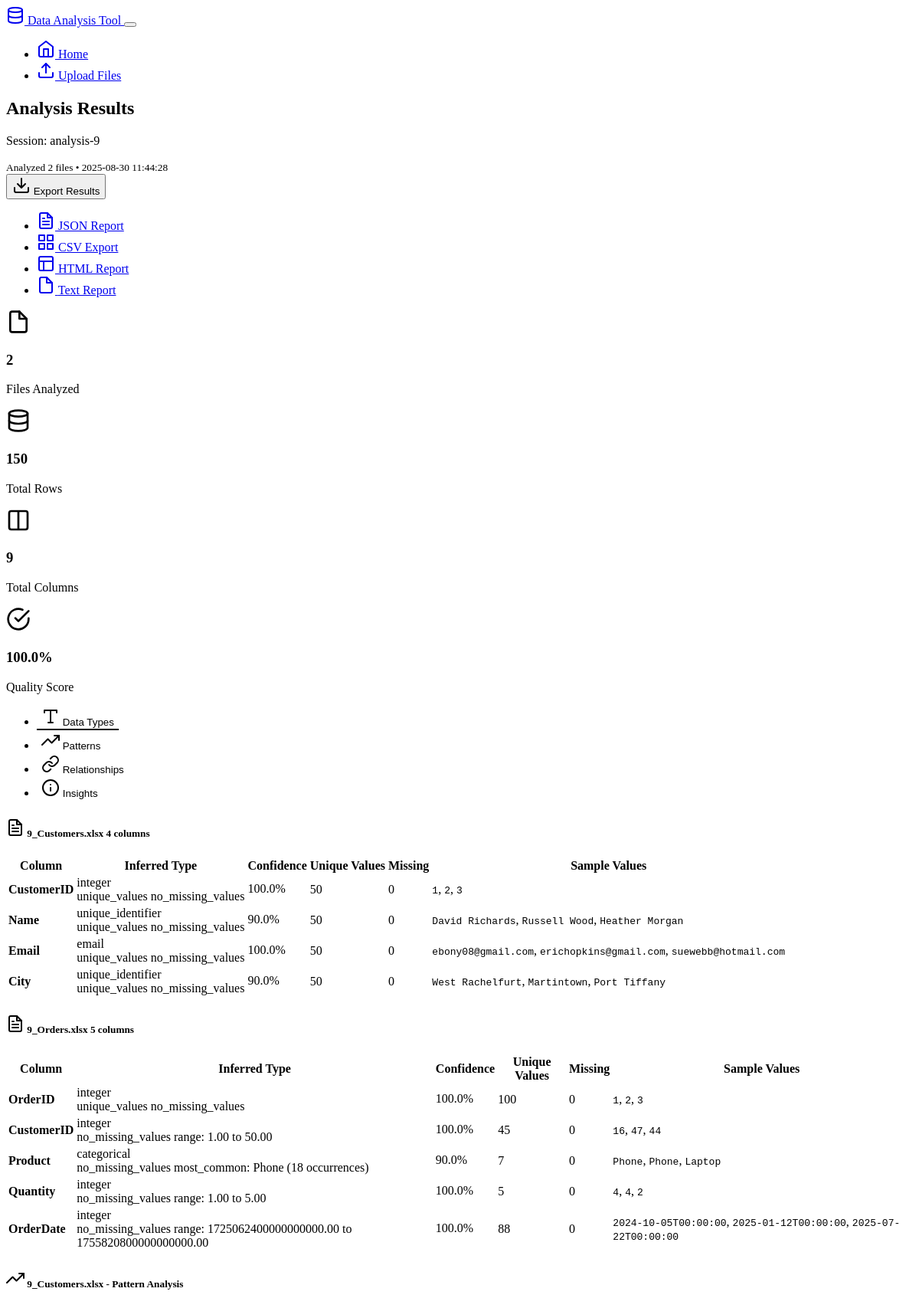
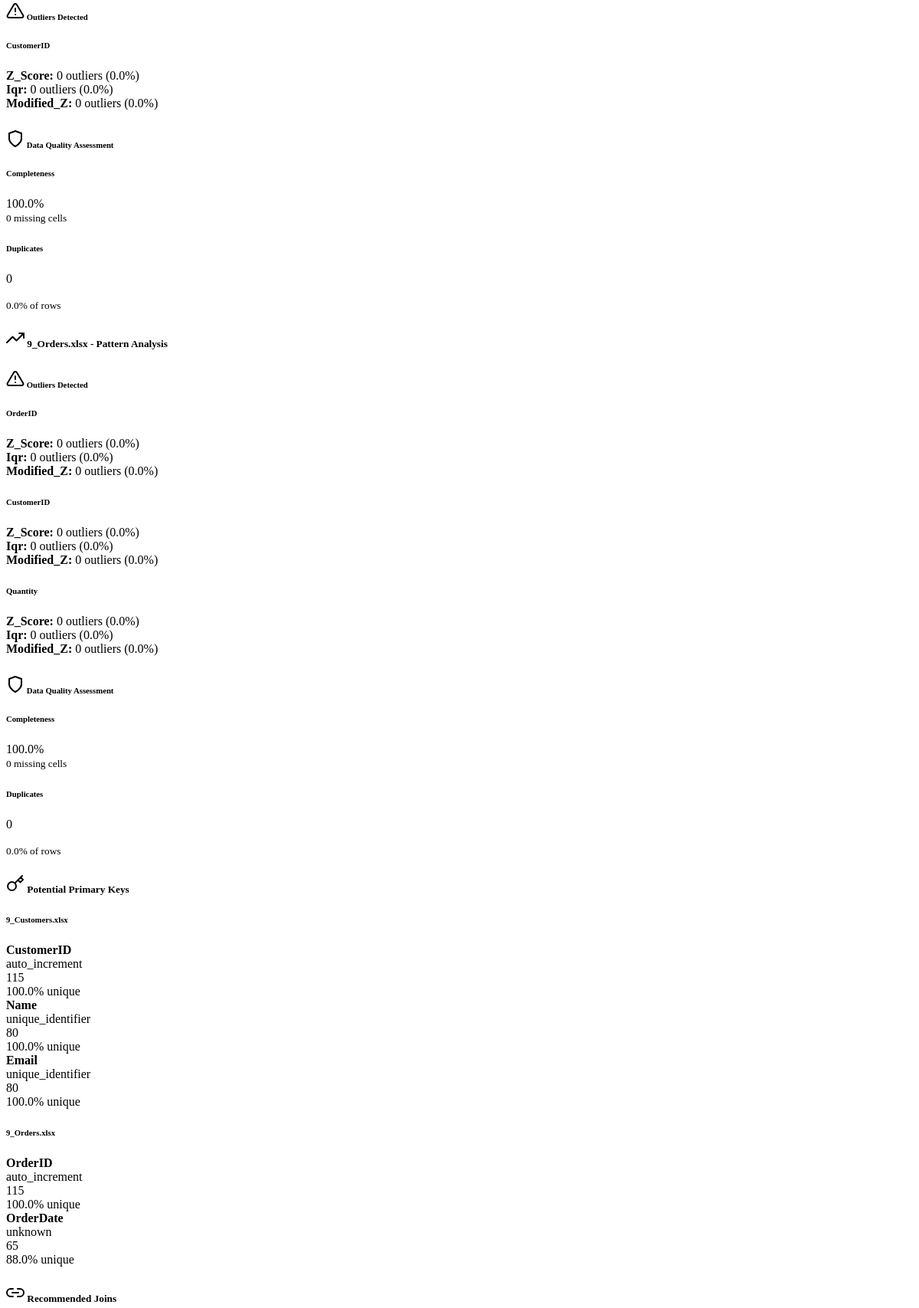
The page /session/9 (upper part) on the database its author committed (2 pictures, top to bottom).
### models.py (models this page shows, shortened)
class AnalysisSession(db.Model):
    id = db.Column(db.Integer, primary_key=True)
    session_name = db.Column(db.String(255), nullable=False)
    created_at = db.Column(db.DateTime, default=datetime.utcnow)
    file_count = db.Column(db.Integer, default=0)
    analysis_results = db.Column(db.Text)  # JSON string of results
    def get_results(self):
        if self.analysis_results:
            return json.loads(self.analysis_results)
        return {}

### routes.py (the view)
    @app.route('/session/<int:session_id>')
    def view_session(session_id):
        session = AnalysisSession.query.get_or_404(session_id)
        results = session.get_results()
        if not results:
            flash('No analysis results found for this session', 'warning')
            return redirect(url_for('index'))
        return render_template('analysis.html',
                             session=session,
                             results=results)

### templates/analysis.html (shortened to what this page needs)
{% extends "base.html" %}
{% block content %}
<div class="d-flex justify-content-between align-items-center mb-4">
    <div>
        <h2>Analysis Results</h2>
        <p class="text-muted mb-0">Session: {{ session.session_name }}</p>
        <small class="text-muted">
            Analyzed {{ session.file_count }} files •
            {{ session.created_at.strftime('%Y-%m-%d %H:%M:%S') }}
        </small>
    </div>
    <div class="btn-group">
        <button type="button" class="btn btn-primary dropdown-toggle" data-bs-toggle="dropdown">
            <i data-feather="download"></i> Export Results
        </button>
        <ul class="dropdown-menu">
            <li><a class="dropdown-item" href="{{ url_for('export_results', session_id=session.id, format='json') }}">
                <i data-feather="file-text"></i> JSON Report
            </a></li>
            <li><a class="dropdown-item" href="{{ url_for('export_results', session_id=session.id, format='csv') }}">
                <i data-feather="grid"></i> CSV Export
            </a></li>
            <li><a class="dropdown-item" href="{{ url_for('export_results', session_id=session.id, format='html') }}">
                <i data-feather="layout"></i> HTML Report
            </a></li>
            <li><a class="dropdown-item" href="{{ url_for('export_results', session_id=session.id, format='txt') }}">
                <i data-feather="file"></i> Text Report
            </a></li>
        </ul>
    </div>
</div>
{% if results.summary %}
<div class="row mb-4">
    <div class="col-md-3">
        <div class="card bg-primary text-white">
            <div class="card-body text-center">
                <i data-feather="file" style="width: 32px; height: 32px;" class="mb-2"></i>
                <h3 class="mb-1">{{ results.summary.total_files }}</h3>
                <p class="mb-0">Files Analyzed</p>
            </div>
        </div>
    </div>
    <div class="col-md-3">
        <div class="card bg-success text-white">
            <div class="card-body text-center">
                <i data-feather="database" style="width: 32px; height: 32px;" class="mb-2"></i>
                <h3 class="mb-1">{{ results.summary.total_rows }}</h3>
                <p class="mb-0">Total Rows</p>
            </div>
        </div>
    </div>
    <div class="col-md-3">
        <div class="card bg-warning text-white">
            <div class="card-body text-center">
                <i data-feather="columns" style="width: 32px; height: 32px;" class="mb-2"></i>
                <h3 class="mb-1">{{ results.summary.total_columns }}</h3>
                <p class="mb-0">Total Columns</p>
            </div>
        </div>
    </div>
    <div class="col-md-3">
        <div class="card bg-info text-white">
            <div class="card-body text-center">
                <i data-feather="check-circle" style="width: 32px; height: 32px;" class="mb-2"></i>
                <h3 class="mb-1">{{ "%.1f"|format(results.summary.data_quality_score) }}%</h3>
                <p class="mb-0">Quality Score</p>
            </div>
        </div>
    </div>
</div>
{% endif %}
<ul class="nav nav-tabs mb-4" id="analysisTab" role="tablist">
    <li class="nav-item" role="presentation">
        <button class="nav-link active" id="data-types-tab" data-bs-toggle="tab" data-bs-target="#data-types" type="button">
            <i data-feather="type"></i> Data Types
        </button>
    </li>
    <li class="nav-item" role="presentation">
        <button class="nav-link" id="patterns-tab" data-bs-toggle="tab" data-bs-target="#patterns" type="button">
            <i data-feather="trending-up"></i> Patterns
        </button>
    </li>
    {% if results.relationships %}
    <li class="nav-item" role="presentation">
        <button class="nav-link" id="relationships-tab" data-bs-toggle="tab" data-bs-target="#relationships" type="button">
            <i data-feather="link"></i> Relationships
        </button>
    </li>
    {% endif %}
    <li class="nav-item" role="presentation">
        <button class="nav-link" id="insights-tab" data-bs-toggle="tab" data-bs-target="#insights" type="button">
            <i data-feather="info"></i> Insights
        </button>
    </li>
</ul>
<div class="tab-content" id="analysisTabContent">
    <div class="tab-pane fade show active" id="data-types" role="tabpanel">
        {% if results.data_types %}
            {% for filename, file_results in results.data_types.items() %}
            <div class="card mb-4">
                <div class="card-header">
                    <h5 class="mb-0">
                        <i data-feather="file-text"></i> {{ filename }}
                        <span class="badge bg-secondary ms-2">{{ file_results|length }} columns</span>
                    </h5>
                </div>
                <div class="card-body">
                    <div class="table-responsive">
                        <table class="table table-hover">
                            <thead>
                                <tr>
                                    <th>Column</th>
                                    <th>Inferred Type</th>
                                    <th>Confidence</th>
                                    <th>Unique Values</th>
                                    <th>Missing</th>
                                    <th>Sample Values</th>
                                </tr>
                            </thead>
                            <tbody>
                                {% for column, analysis in file_results.items() %}
                                <tr>
                                    <td><strong>{{ column }}</strong></td>
                                    <td>
                                        <span class="badge bg-primary">{{ analysis.inferred_type }}</span>
                                        {% if analysis.characteristics %}
                                            <div class="small text-muted mt-1">
                                                {% for char in analysis.characteristics[:2] %}
                                                    <span class="badge bg-secondary me-1">{{ char }}</span>
                                                {% endfor %}
                                            </div>
                                        {% endif %}
                                    </td>
                                    <td>
                                        <div class="progress" style="height: 20px;">
                                            <div class="progress-bar" style="width: {{ (analysis.confidence * 100)|round }}%">
                                                {{ "%.1f"|format(analysis.confidence * 100) }}%
                                            </div>
                                        </div>
                                    </td>
                                    <td>{{ analysis.unique_count }}</td>
                                    <td>
                                        {% if analysis.null_count > 0 %}
                                            <span class="text-warning">{{ analysis.null_count }}</span>
                                        {% else %}
                                            <span class="text-success">0</span>
                                        {% endif %}
                                    </td>
                                    <td>
                                        <div class="small text-muted">
                                            {% for value in analysis.sample_values[:3] %}
                                                <code>{{ value }}</code>{% if not loop.last %}, {% endif %}
                                            {% endfor %}
                                        </div>
                                    </td>
                                </tr>
                                {% endfor %}
                            </tbody>
                        </table>
                    </div>
                </div>
            </div>
            {% endfor %}
        {% endif %}
    </div>
    <div class="tab-pane fade" id="patterns" role="tabpanel">
        {% if results.patterns %}
            {% for filename, pattern_data in results.patterns.items() %}
            <div class="card mb-4">
                <div class="card-header">
                    <h5 class="mb-0">
                        <i data-feather="trending-up"></i> {{ filename }} - Pattern Analysis
                    </h5>
                </div>
                <div class="card-body">
                    {% if pattern_data.outliers %}
                    <div class="mb-4">
                        <h6><i data-feather="alert-triangle" class="text-warning"></i> Outliers Detected</h6>
                        <div class="row">
                            {% for column, outlier_info in pattern_data.outliers.items() %}
                            <div class="col-md-6 mb-3">
                                <div class="border rounded p-3">
                                    <h6 class="mb-2">{{ column }}</h6>
                                    {% for method, details in outlier_info.items() %}
                                    <div class="small mb-2">
                                        <strong>{{ method.title() }}:</strong>
                                        {{ details.count }} outliers ({{ "%.1f"|format(details.percentage) }}%)
                                    </div>
                                    {% endfor %}
                                </div>
                            </div>
                            {% endfor %}
                        </div>
                    </div>
                    {% endif %}
                    {% if pattern_data.data_quality %}
                    <div class="mb-4">
                        <h6><i data-feather="shield" class="text-info"></i> Data Quality Assessment</h6>
                        <div class="row">
                            <div class="col-md-6">
                                <div class="card bg-body-secondary">
                                    <div class="card-body">
                                        <h6>Completeness</h6>
                                        <div class="progress">
                                            <div class="progress-bar bg-success" style="width: {{ pattern_data.data_quality.completeness.score }}%">
                                                {{ "%.1f"|format(pattern_data.data_quality.completeness.score) }}%
                                            </div>
                                        </div>
                                        <small class="text-muted">
                                            {{ pattern_data.data_quality.completeness.missing_cells }} missing cells
                                        </small>
                                    </div>
                                </div>
                            </div>
                            <div class="col-md-6">
                                <div class="card bg-body-secondary">
                                    <div class="card-body">
                                        <h6>Duplicates</h6>
                                        <p class="h5 text-warning mb-1">{{ pattern_data.data_quality.consistency.duplicate_rows.count }}</p>
                                        <small class="text-muted">
                                            {{ "%.1f"|format(pattern_data.data_quality.consistency.duplicate_rows.percentage) }}% of rows
                                        </small>
                                    </div>
                                </div>
                            </div>
                        </div>
                    </div>
                    {% endif %}
                </div>
            </div>
            {% endfor %}
        {% endif %}
    </div>
    {% if results.relationships %}
    <div class="tab-pane fade" id="relationships" role="tabpanel">
        <div class="row">
            {% if results.relationships.potential_keys %}
            <div class="col-lg-6 mb-4">
                <div class="card">
                    <div class="card-header">
                        <h5 class="mb-0">
                            <i data-feather="key"></i> Potential Primary Keys
                        </h5>
                    </div>
                    <div class="card-body">
                        {% for table_name, keys in results.relationships.potential_keys.items() %}
                        <div class="mb-3">
                            <h6>{{ table_name }}</h6>
                            {% if keys %}
                                {% for key in keys[:3] %}
                                <div class="d-flex justify-content-between align-items-center p-2 border rounded mb-2">
                                    <div>
                                        <strong>{{ key.column }}</strong>
                                        <div class="small text-muted">{{ key.key_type }}</div>
                                    </div>
                                    <div class="text-end">
                                        <span class="badge bg-primary">{{ "%.0f"|format(key.score) }}</span>
                                        <div class="small text-muted">{{ "%.1f"|format(key.uniqueness * 100) }}% unique</div>
                                    </div>
                                </div>
                                {% endfor %}
                            {% else %}
                                <p class="text-muted small">No strong primary key candidates found</p>
                            {% endif %}
                        </div>
                        {% endfor %}
                    </div>
                </div>
            </div>
            {% endif %}
            {% if results.relationships.join_suggestions %}
            <div class="col-lg-6 mb-4">
                <div class="card">
                    <div class="card-header">
                        <h5 class="mb-0">
                            <i data-feather="link-2"></i> Recommended Joins
                        </h5>
                    </div>
                </div>
            </div>
            {% endif %}
        </div>
    </div>
    {% endif %}
</div>
{% endblock %}

### static/css/custom.css (style rules this page uses)
.progress { background-color: rgba(var(--bs-secondary-rgb), 0.2); }
.progress-bar { transition: width 0.6s ease; }
.badge { transition: all 0.2s ease; }
.table tbody tr { transition: background-color 0.2s ease; cursor: pointer; }
.nav-tabs .nav-link { border: none; border-bottom: 2px solid transparent; background: none; color: var(--bs-body-color); transition: all 0.3s ease; }
.nav-tabs .nav-link.active { border-bottom-color: var(--bs-primary); background-color: rgba(var(--bs-primary-rgb), 0.1); color: var(--bs-primary); }

### rows shown on the page
AnalysisSession: session_name "analysis-9", file_count "2", created_at "2025-08-30 11:44:28"

### other values the page prints
{{ results.summary.total_files }} "2"
{{ results.summary.total_rows }} "150"
{{ results.summary.total_columns }} "9"
{{ "%.1f"|format(results.summary.data_quality_score) }} "100.0"
{{ filename }} "9_Customers.xlsx" "9_Orders.xlsx"
{{ file_results|length }} "4" "5"
{{ column }} "CustomerID" "Name" "Email" "City" "OrderID" "CustomerID" "Product" "Quantity" "OrderDate"
{{ analysis.inferred_type }} "integer" "unique_identifier" "email" "unique_identifier" "integer" "integer" "categorical" "integer" "integer"
{{ char }} "unique_values" "no_missing_values" "unique_values" "no_missing_values" "unique_values" "no_missing_values" "unique_values" "no_missing_values" "unique_values" "no_missing_values" "no_missing_values" "range: 1.00 to 50.00" "no_missing_values" "most_common: Phone (18 occurrences)" "no_missing_values" "range: 1.00 to 5.00" "no_missing_values" "range: 1725062400000000000.00 to 1755820800000000000.00"
{{ "%.1f"|format(analysis.confidence * 100) }} "100.0" "90.0" "100.0" "90.0" "100.0" "100.0" "90.0" "100.0" "100.0"
{{ analysis.unique_count }} "50" "50" "50" "50" "100" "45" "7" "5" "88"
{{ value }} "1" "2" "3" "David Richards" "Russell Wood" "Heather Morgan" "ebony08@gmail.com" "erichopkins@gmail.com" "suewebb@hotmail.com" "West Rachelfurt" "Martintown" "Port Tiffany" "1" "2" "3" "16" "47" "44" "Phone" "Phone" "Laptop" "4" "4" "2" "2024-10-05T00:00:00" "2025-01-12T00:00:00" "2025-07-22T00:00:00"
{{ column }} "CustomerID" "OrderID" "CustomerID" "Quantity"
{{ method.title() }} "Z_Score" "Iqr" "Modified_Z" "Z_Score" "Iqr" "Modified_Z" "Z_Score" "Iqr" "Modified_Z" "Z_Score" "Iqr" "Modified_Z"
{{ details.count }} "0" "0" "0" "0" "0" "0" "0" "0" "0" "0" "0" "0"
